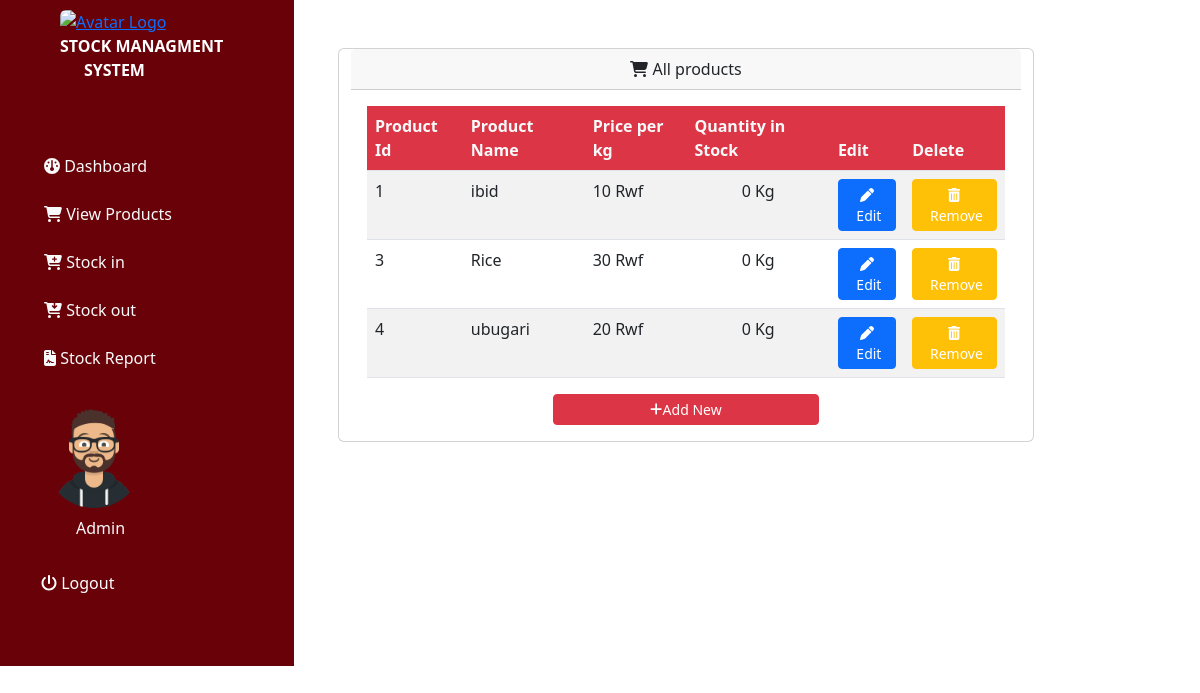
/admin/products.php (signed in), run on the app's committed database.
### tables this page shows
CREATE TABLE `products` (
  `product_id` int(11) NOT NULL,
  `product_name` varchar(100) NOT NULL,
  `unit_price` int(10) NOT NULL,
  `quantity` int(10) NOT NULL DEFAULT 0
);

### admin/products.php (the view, shortened to what this page needs)
<?php
include'../connect.php';
?>
<!DOCTYPE html>
<html lang="en">
<head>
    <link rel="stylesheet" href="../resources/css/bootstrap.min.css">
    <link rel="stylesheet" href="../resources/css/all.min.css">
</head>
<body>
<div class="container-fluid">
<div class="row">
<div class="row">
<div class="col-sm-3  pb-4  " id="nav" style="background-color:  #690108;">
            <div class="navbar-brand rounded ms-4 mt-2">
            <a href="index.php"><img src="../images/logo.png" alt="Avatar Logo" style="width: 160px;" class="rounded ms-4 "></a><br>
            <a class="navbar-brand text-white ms-4" href="index.php"><b class="text-lg">STOCK MANAGMENT</b><br><b class="ms-5">SYSTEM</b></a>
            </div>
           <ul class="nav flex-column mt-5 mb-3 p-3 ">
            <li class="nav-item mb-2">
                <a class="nav-link text-light" href="index.php"><i class="fa-solid fa-gauge"></i>&nbsp;Dashboard</a>
              </li>
              <li class="nav-item  mb-2">
                <a class="nav-link text-light" href="products.php"><i class="fa-solid fa-cart-shopping"></i>&nbsp;View Products</a>
              </li>
              <li class="nav-item  mb-2">
                <a class="nav-link text-light" href="stock_in.php"><i class="fa-solid fa-cart-plus"></i>&nbsp;Stock in</a>
              </li>
              <li class="nav-item  mb-2">
                <a class="nav-link text-light" href="stock_out.php"><i class="fa-solid fa-cart-arrow-down"></i>&nbsp;Stock out</a>
              </li>
              <li class="nav-item  mb-2">
                <a class="nav-link text-light" href="report.php"><i class="fa-solid fa-file-contract"></i>&nbsp;Stock Report</a>
              </li>
              <div class="nav-brand ms-3  mt-3">
              <img src="../images/user.png" alt="Avatar Logo" style="width:100px;" class="rounded-pill">
              </div>
              <li class="nav-item text-light mb-3 ms-5 mt-2 ">
                <?= $_SESSION['user_name']?>
              </li>
              <li class="nav-item  mb-2 mt-2 ">
                <button class="btn text-white"  data-bs-toggle="modal" data-bs-target="#myModal"><i class="fa-solid fa-power-off"></i>&nbsp;Logout</button>
              </li>
           </ul>
</div>
            <div class="col-sm-8 mt-3">
              <div class="row m-2 p-4 ms-7">
                <div class="card">
                  <div class="card-header">
                  <center><div><i class="fa-solid fa-cart-shopping"></i>&nbsp;All products</div></center>
                  </div>
                  <div class="card-body">
                  <div class="table-responsive ">
                <table class="table table-striped table-hover">
                    <thead class="bg-danger text-light">
                        <tr>
                        <th>Product Id</th>
                        <th>Product Name</th>
                        <th>Price per kg</th>
                        <th>Quantity in Stock</th>
                        <th>Edit</th>
                        <th>Delete</th>
                    </tr>
                    </thead>
                    <tbody>
                        <?php
                        $select_prod=$conn->query("SELECT * FROM products");
                        foreach($select_prod as $prod){
                            $id=$prod['product_id'];
                            echo"
                            <tr>
                            <td>".$prod['product_id']."</td>
                            <td>".$prod['product_name']."</td>
                            <td>".$prod['unit_price']." Rwf</td>
                            <td class='text-center'>".$prod['quantity']." Kg</td>
                            <td><a href='edit.php?id=$id' class='btn btn-primary btn-sm  '><i class='fa-solid fa-pen'></i>&nbsp;Edit</a></td>
                            <td><a href='delete.php?id=$id' class='btn btn-warning btn-sm text-white '><i class='fa-solid fa-trash-can'></i>&nbsp;Remove</a></td>
                                                    </tr>
                            ";
                        }
                        ?>
                    </tbody>
                  </table>
                  <center><a href="add_product.php" class="btn btn-danger col-5 btn-sm"><i class="fa-solid fa-plus"></i>Add New</a></center>
             </div>
                  </div>
                </div>
            </div>
        </div>
    </div>
</body>
</html>

### data on the page
products: product_id "1", product_name "ibid", unit_price "10", quantity "0"
products: product_id "3", product_name "Rice", unit_price "30", quantity "0"
products: product_id "4", product_name "ubugari", unit_price "20", quantity "0"

### other printed values
$_SESSION['user_name'] "Admin"
